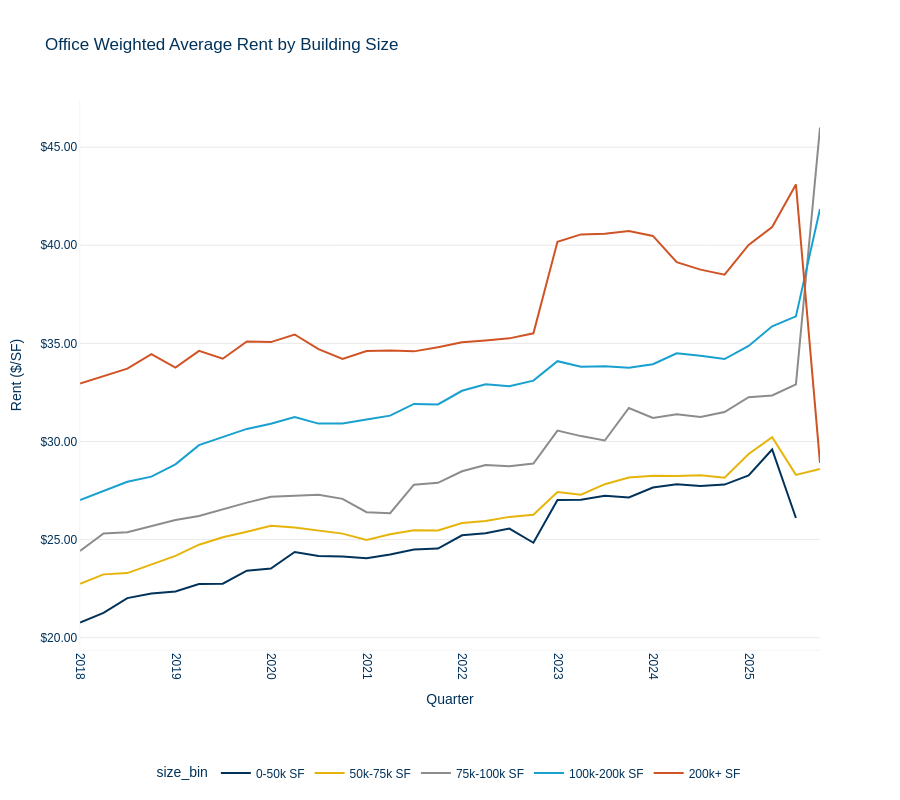

The notebook cell this image was saved under:
### Code cell
# Chart 2: Office Weighted Average Rent by Building Size
fig_office_rent = aquila_styled_line_chart(
    office_rent_by_size,
    x='date',
    y='weighted_avg_rent',
    color='size_bin',
    title='Office Weighted Average Rent by Building Size'
)
fig_office_rent.update_yaxes(tickprefix='$', tickformat=',.2f', title='Rent ($/SF)')
fig_office_rent.update_xaxes(title='Quarter')
fig_office_rent.write_html('charts/office/office_rent_by_size.html')
print("Saved: charts/office_rent_by_size.html")
fig_office_rent.show()

### Figure 1 — Plotly figure (JSON) as saved in the notebook; plotly's stock layout.template omitted (floating-point values rounded to 4 significant figures)
{"data": [{"hovertemplate": "size_bin=0-50k SF<br>date=%{x}<br>weighted_avg_rent=%{y}<extra></extra>", "legendgroup": "0-50k SF", "line": {"color": "#00325a", "dash": "solid"}, "marker": {"symbol": "circle"}, "mode": "lines", "name": "0-50k SF", "orientation": "v", "showlegend": true, "type": "scatter", "x": ["2018-01-01T00:00:00", "2018-04-01T00:00:00", "2018-07-01T00:00:00", "2018-10-01T00:00:00", "2019-01-01T00:00:00", "2019-04-01T00:00:00", "2019-07-01T00:00:00", "2019-10-01T00:00:00", "2020-01-01T00:00:00", "2020-04-01T00:00:00", "2020-07-01T00:00:00", "2020-10-01T00:00:00", "2021-01-01T00:00:00", "2021-04-01T00:00:00", "2021-07-01T00:00:00", "2021-10-01T00:00:00", "2022-01-01T00:00:00", "2022-04-01T00:00:00", "2022-07-01T00:00:00", "2022-10-01T00:00:00", "2023-01-01T00:00:00", "2023-04-01T00:00:00", "2023-07-01T00:00:00", "2023-10-01T00:00:00", "2024-01-01T00:00:00", "2024-04-01T00:00:00", "2024-07-01T00:00:00", "2024-10-01T00:00:00", "2025-01-01T00:00:00", "2025-04-01T00:00:00", "2025-07-01T00:00:00", "2025-10-01T00:00:00"], "xaxis": "x", "y": [20.78, 21.27, 22.02, 22.25, 22.36, 22.74, 22.75, 23.42, 23.53, 24.37, 24.17, 24.14, 24.06, 24.24, 24.49, 24.55, 25.22, 25.32, 25.56, 24.84, 27.02, 27.04, 27.24, 27.14, 27.65, 27.82, 27.73, 27.8, 28.27, 29.59, 26.1, null], "yaxis": "y"}, {"hovertemplate": "size_bin=50k-75k SF<br>date=%{x}<br>weighted_avg_rent=%{y}<extra></extra>", "legendgroup": "50k-75k SF", "line": {"color": "#e6b40a", "dash": "solid"}, "marker": {"symbol": "circle"}, "mode": "lines", "name": "50k-75k SF", "orientation": "v", "showlegend": true, "type": "scatter", "x": ["2018-01-01T00:00:00", "2018-04-01T00:00:00", "2018-07-01T00:00:00", "2018-10-01T00:00:00", "2019-01-01T00:00:00", "2019-04-01T00:00:00", "2019-07-01T00:00:00", "2019-10-01T00:00:00", "2020-01-01T00:00:00", "2020-04-01T00:00:00", "2020-07-01T00:00:00", "2020-10-01T00:00:00", "2021-01-01T00:00:00", "2021-04-01T00:00:00", "2021-07-01T00:00:00", "2021-10-01T00:00:00", "2022-01-01T00:00:00", "2022-04-01T00:00:00", "2022-07-01T00:00:00", "2022-10-01T00:00:00", "2023-01-01T00:00:00", "2023-04-01T00:00:00", "2023-07-01T00:00:00", "2023-10-01T00:00:00", "2024-01-01T00:00:00", "2024-04-01T00:00:00", "2024-07-01T00:00:00", "2024-10-01T00:00:00", "2025-01-01T00:00:00", "2025-04-01T00:00:00", "2025-07-01T00:00:00", "2025-10-01T00:00:00"], "xaxis": "x", "y": [22.74, 23.23, 23.29, 23.72, 24.17, 24.74, 25.12, 25.4, 25.71, 25.62, 25.47, 25.3, 24.98, 25.27, 25.48, 25.47, 25.85, 25.94, 26.16, 26.27, 27.42, 27.29, 27.82, 28.16, 28.26, 28.24, 28.28, 28.16, 29.36, 30.22, 28.3, 28.6], "yaxis": "y"}, {"hovertemplate": "size_bin=75k-100k SF<br>date=%{x}<br>weighted_avg_rent=%{y}<extra></extra>", "legendgroup": "75k-100k SF", "line": {"color": "#8c8c8c", "dash": "solid"}, "marker": {"symbol": "circle"}, "mode": "lines", "name": "75k-100k SF", "orientation": "v", "showlegend": true, "type": "scatter", "x": ["2018-01-01T00:00:00", "2018-04-01T00:00:00", "2018-07-01T00:00:00", "2018-10-01T00:00:00", "2019-01-01T00:00:00", "2019-04-01T00:00:00", "2019-07-01T00:00:00", "2019-10-01T00:00:00", "2020-01-01T00:00:00", "2020-04-01T00:00:00", "2020-07-01T00:00:00", "2020-10-01T00:00:00", "2021-01-01T00:00:00", "2021-04-01T00:00:00", "2021-07-01T00:00:00", "2021-10-01T00:00:00", "2022-01-01T00:00:00", "2022-04-01T00:00:00", "2022-07-01T00:00:00", "2022-10-01T00:00:00", "2023-01-01T00:00:00", "2023-04-01T00:00:00", "2023-07-01T00:00:00", "2023-10-01T00:00:00", "2024-01-01T00:00:00", "2024-04-01T00:00:00", "2024-07-01T00:00:00", "2024-10-01T00:00:00", "2025-01-01T00:00:00", "2025-04-01T00:00:00", "2025-07-01T00:00:00", "2025-10-01T00:00:00"], "xaxis": "x", "y": [24.42, 25.32, 25.37, 25.7, 26.0, 26.2, 26.55, 26.88, 27.18, 27.24, 27.28, 27.08, 26.4, 26.35, 27.8, 27.89, 28.48, 28.8, 28.74, 28.88, 30.56, 30.27, 30.05, 31.71, 31.2, 31.39, 31.25, 31.5, 32.26, 32.35, 32.91, 46], "yaxis": "y"}, {"hovertemplate": "size_bin=100k-200k SF<br>date=%{x}<br>weighted_avg_rent=%{y}<extra></extra>", "legendgroup": "100k-200k SF", "line": {"color": "#18a0CF", "dash": "solid"}, "marker": {"symbol": "circle"}, "mode": "lines", "name": "100k-200k SF", "orientation": "v", "showlegend": true, "type": "scatter", "x": ["2018-01-01T00:00:00", "2018-04-01T00:00:00", "2018-07-01T00:00:00", "2018-10-01T00:00:00", "2019-01-01T00:00:00", "2019-04-01T00:00:00", "2019-07-01T00:00:00", "2019-10-01T00:00:00", "2020-01-01T00:00:00", "2020-04-01T00:00:00", "2020-07-01T00:00:00", "2020-10-01T00:00:00", "2021-01-01T00:00:00", "2021-04-01T00:00:00", "2021-07-01T00:00:00", "2021-10-01T00:00:00", "2022-01-01T00:00:00", "2022-04-01T00:00:00", "2022-07-01T00:00:00", "2022-10-01T00:00:00", "2023-01-01T00:00:00", "2023-04-01T00:00:00", "2023-07-01T00:00:00", "2023-10-01T00:00:00", "2024-01-01T00:00:00", "2024-04-01T00:00:00", "2024-07-01T00:00:00", "2024-10-01T00:00:00", "2025-01-01T00:00:00", "2025-04-01T00:00:00", "2025-07-01T00:00:00", "2025-10-01T00:00:00"], "xaxis": "x", "y": [27.01, 27.5, 27.95, 28.21, 28.84, 29.81, 30.23, 30.64, 30.91, 31.25, 30.91, 30.91, 31.12, 31.32, 31.91, 31.88, 32.58, 32.91, 32.81, 33.1, 34.09, 33.81, 33.83, 33.76, 33.94, 34.49, 34.37, 34.2, 34.87, 35.87, 36.37, 41.85], "yaxis": "y"}, {"hovertemplate": "size_bin=200k+ SF<br>date=%{x}<br>weighted_avg_rent=%{y}<extra></extra>", "legendgroup": "200k+ SF", "line": {"color": "#D05325", "dash": "solid"}, "marker": {"symbol": "circle"}, "mode": "lines", "name": "200k+ SF", "orientation": "v", "showlegend": true, "type": "scatter", "x": ["2018-01-01T00:00:00", "2018-04-01T00:00:00", "2018-07-01T00:00:00", "2018-10-01T00:00:00", "2019-01-01T00:00:00", "2019-04-01T00:00:00", "2019-07-01T00:00:00", "2019-10-01T00:00:00", "2020-01-01T00:00:00", "2020-04-01T00:00:00", "2020-07-01T00:00:00", "2020-10-01T00:00:00", "2021-01-01T00:00:00", "2021-04-01T00:00:00", "2021-07-01T00:00:00", "2021-10-01T00:00:00", "2022-01-01T00:00:00", "2022-04-01T00:00:00", "2022-07-01T00:00:00", "2022-10-01T00:00:00", "2023-01-01T00:00:00", "2023-04-01T00:00:00", "2023-07-01T00:00:00", "2023-10-01T00:00:00", "2024-01-01T00:00:00", "2024-04-01T00:00:00", "2024-07-01T00:00:00", "2024-10-01T00:00:00", "2025-01-01T00:00:00", "2025-04-01T00:00:00", "2025-07-01T00:00:00", "2025-10-01T00:00:00"], "xaxis": "x", "y": [32.95, 33.31, 33.71, 34.45, 33.77, 34.62, 34.22, 35.1, 35.06, 35.45, 34.71, 34.2, 34.61, 34.63, 34.59, 34.8, 35.05, 35.15, 35.25, 35.51, 40.17, 40.55, 40.58, 40.73, 40.47, 39.14, 38.76, 38.5, 40.01, 40.93, 43.1, 28.91], "yaxis": "y"}], "layout": {"font": {"color": "#00325a", "family": "Futura LT Pro, Futura, Arial, sans-serif"}, "height": 800, "legend": {"orientation": "h", "title": {"font": {"family": "Futura LT Pro, Futura, Arial, sans-serif"}, "text": "size_bin"}, "tracegroupgap": 0, "x": 0.5, "xanchor": "center", "y": -0.25, "yanchor": "bottom"}, "margin": {"b": 100}, "paper_bgcolor": "white", "plot_bgcolor": "white", "title": {"font": {"family": "Futura LT Pro, Futura, Arial, sans-serif"}, "text": "Office Weighted Average Rent by Building Size"}, "xaxis": {"anchor": "y", "domain": [0, 1], "linecolor": "#e9e9ea", "linewidth": 0.5, "mirror": false, "showgrid": false, "showline": true, "tickangle": 90, "title": {"text": "Quarter"}, "zeroline": false}, "yaxis": {"anchor": "x", "domain": [0, 1], "gridcolor": "#e9e9ea", "linecolor": "#e9e9ea", "linewidth": 0.5, "mirror": false, "showgrid": true, "showline": true, "tickformat": ",.2f", "tickprefix": "$", "title": {"text": "Rent ($/SF)"}, "zeroline": true}}}
